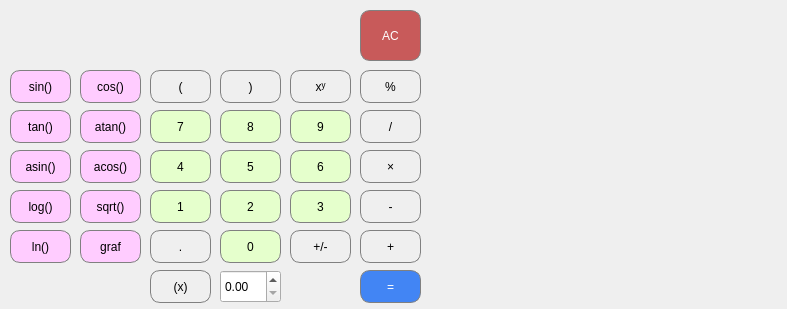
<?xml version="1.0" encoding="UTF-8"?>
<ui version="4.0">
 <class>MainWindow</class>
 <widget class="QMainWindow" name="MainWindow">
  <property name="geometry">
   <rect>
    <x>0</x>
    <y>0</y>
    <width>787</width>
    <height>309</height>
   </rect>
  </property>
  <property name="windowTitle">
   <string>MainWindow</string>
  </property>
  <property name="layoutDirection">
   <enum>Qt::LeftToRight</enum>
  </property>
  <property name="styleSheet">
   <string notr="true"/>
  </property>
  <widget class="QWidget" name="centralwidget">
   <widget class="QLabel" name="res_label">
    <property name="geometry">
     <rect>
      <x>10</x>
      <y>10</y>
      <width>341</width>
      <height>51</height>
     </rect>
    </property>
    <property name="layoutDirection">
     <enum>Qt::RightToLeft</enum>
    </property>
    <property name="styleSheet">
     <string notr="true">QLabel {
  qproperty-alignment: 'AlignVCenter | AlignRight';
  border: 1px solid gray;
  border-radius: 10px;
}

background-color : white;</string>
    </property>
    <property name="text">
     <string/>
    </property>
    <property name="alignment">
     <set>Qt::AlignRight|Qt::AlignTrailing|Qt::AlignVCenter</set>
    </property>
    <property name="margin">
     <number>0</number>
    </property>
   </widget>
   <widget class="QPushButton" name="del">
    <property name="geometry">
     <rect>
      <x>360</x>
      <y>110</y>
      <width>61</width>
      <height>33</height>
     </rect>
    </property>
    <property name="styleSheet">
     <string notr="true">QPushButton {
   border: 1px solid gray;
	border-radius: 10px;
}
QPushButton:pressed {
    background-color: qlineargradient(x1: 0, y1: 0, x2: 0, y2: 1,
                                      stop: 0 #dadbde, stop: 1 #f6f7fa);
}</string>
    </property>
    <property name="text">
     <string>/</string>
    </property>
   </widget>
   <widget class="QPushButton" name="pushButton_draw">
    <property name="geometry">
     <rect>
      <x>80</x>
      <y>230</y>
      <width>61</width>
      <height>33</height>
     </rect>
    </property>
    <property name="styleSheet">
     <string notr="true">QPushButton {
  color: black;
   border: 1px solid gray;
	border-radius: 10px;
   background-color: rgb(255, 204, 255);
}
QPushButton:pressed {
    background-color: qlineargradient(x1: 0, y1: 0, x2: 0, y2: 1,
                                      stop: 0 #dadbde, stop: 1 #f6f7fa);
}</string>
    </property>
    <property name="text">
     <string>graf</string>
    </property>
   </widget>
   <widget class="QPushButton" name="pushButton_mult">
    <property name="geometry">
     <rect>
      <x>360</x>
      <y>150</y>
      <width>61</width>
      <height>33</height>
     </rect>
    </property>
    <property name="styleSheet">
     <string notr="true">QPushButton {
   border: 1px solid gray;
	border-radius: 10px;
}
QPushButton:pressed {
    background-color: qlineargradient(x1: 0, y1: 0, x2: 0, y2: 1,
                                      stop: 0 #dadbde, stop: 1 #f6f7fa);
}</string>
    </property>
    <property name="text">
     <string>×</string>
    </property>
   </widget>
   <widget class="QPushButton" name="pushButton_minus">
    <property name="geometry">
     <rect>
      <x>360</x>
      <y>190</y>
      <width>61</width>
      <height>33</height>
     </rect>
    </property>
    <property name="styleSheet">
     <string notr="true">QPushButton {
   border: 1px solid gray;
	border-radius: 10px;
}
QPushButton:pressed {
    background-color: qlineargradient(x1: 0, y1: 0, x2: 0, y2: 1,
                                      stop: 0 #dadbde, stop: 1 #f6f7fa);
}</string>
    </property>
    <property name="text">
     <string>-</string>
    </property>
   </widget>
   <widget class="QPushButton" name="pushButton_plus">
    <property name="geometry">
     <rect>
      <x>360</x>
      <y>230</y>
      <width>61</width>
      <height>33</height>
     </rect>
    </property>
    <property name="styleSheet">
     <string notr="true">QPushButton {
   border: 1px solid gray;
	border-radius: 10px;
}
QPushButton:pressed {
    background-color: qlineargradient(x1: 0, y1: 0, x2: 0, y2: 1,
                                      stop: 0 #dadbde, stop: 1 #f6f7fa);
}</string>
    </property>
    <property name="text">
     <string>+</string>
    </property>
   </widget>
   <widget class="QPushButton" name="eq">
    <property name="geometry">
     <rect>
      <x>360</x>
      <y>270</y>
      <width>61</width>
      <height>33</height>
     </rect>
    </property>
    <property name="styleSheet">
     <string notr="true">QPushButton {
  background-color: #4285f4;
  border: 1px solid gray;
	border-radius: 10px;
  color: #fff;
}
QPushButton:pressed {
    background-color: qlineargradient(x1: 0, y1: 0, x2: 0, y2: 1,
                                      stop: 0 #dadbde, stop: 1 #f6f7fa);
}</string>
    </property>
    <property name="text">
     <string>=</string>
    </property>
   </widget>
   <widget class="QPushButton" name="pushButton_dot">
    <property name="geometry">
     <rect>
      <x>150</x>
      <y>230</y>
      <width>61</width>
      <height>33</height>
     </rect>
    </property>
    <property name="styleSheet">
     <string notr="true">QPushButton {
   border: 1px solid gray;
	border-radius: 10px;
}
QPushButton:pressed {
    background-color: qlineargradient(x1: 0, y1: 0, x2: 0, y2: 1,
                                      stop: 0 #dadbde, stop: 1 #f6f7fa);
}</string>
    </property>
    <property name="text">
     <string>.</string>
    </property>
   </widget>
   <widget class="QPushButton" name="pushButton_0">
    <property name="geometry">
     <rect>
      <x>220</x>
      <y>230</y>
      <width>61</width>
      <height>33</height>
     </rect>
    </property>
    <property name="styleSheet">
     <string notr="true">QPushButton {
  color: black;
   border: 1px solid gray;
   border-radius: 10px;
   background-color: rgb(229, 255, 204);
}
QPushButton:pressed {
    background-color: qlineargradient(x1: 0, y1: 0, x2: 0, y2: 1,
                                      stop: 0 #dadbde, stop: 1 #f6f7fa);
}</string>
    </property>
    <property name="text">
     <string>0</string>
    </property>
   </widget>
   <widget class="QPushButton" name="pushButton_4">
    <property name="geometry">
     <rect>
      <x>150</x>
      <y>150</y>
      <width>61</width>
      <height>33</height>
     </rect>
    </property>
    <property name="styleSheet">
     <string notr="true">QPushButton {
  color: black;
   border: 1px solid gray;
   border-radius: 10px;
   background-color: rgb(229, 255, 204);
}
QPushButton:pressed {
    background-color: qlineargradient(x1: 0, y1: 0, x2: 0, y2: 1,
                                      stop: 0 #dadbde, stop: 1 #f6f7fa);
}</string>
    </property>
    <property name="text">
     <string>4</string>
    </property>
   </widget>
   <widget class="QPushButton" name="pushButton_9">
    <property name="geometry">
     <rect>
      <x>290</x>
      <y>110</y>
      <width>61</width>
      <height>33</height>
     </rect>
    </property>
    <property name="styleSheet">
     <string notr="true">QPushButton {
  color: black;
   border: 1px solid gray;
   border-radius: 10px;
   background-color: rgb(229, 255, 204);
}
QPushButton:pressed {
    background-color: qlineargradient(x1: 0, y1: 0, x2: 0, y2: 1,
                                      stop: 0 #dadbde, stop: 1 #f6f7fa);
}</string>
    </property>
    <property name="text">
     <string>9</string>
    </property>
   </widget>
   <widget class="QPushButton" name="pushButton_8">
    <property name="geometry">
     <rect>
      <x>220</x>
      <y>110</y>
      <width>61</width>
      <height>33</height>
     </rect>
    </property>
    <property name="styleSheet">
     <string notr="true">QPushButton {
  color: black;
   border: 1px solid gray;
   border-radius: 10px;
   background-color: rgb(229, 255, 204);
}
QPushButton:pressed {
    background-color: qlineargradient(x1: 0, y1: 0, x2: 0, y2: 1,
                                      stop: 0 #dadbde, stop: 1 #f6f7fa);
}</string>
    </property>
    <property name="text">
     <string>8</string>
    </property>
   </widget>
   <widget class="QPushButton" name="pushButton_7">
    <property name="geometry">
     <rect>
      <x>150</x>
      <y>110</y>
      <width>61</width>
      <height>33</height>
     </rect>
    </property>
    <property name="styleSheet">
     <string notr="true">QPushButton {
  color: black;
   border: 1px solid gray;
   border-radius: 10px;
   background-color: rgb(229, 255, 204);
}
QPushButton:pressed {
    background-color: qlineargradient(x1: 0, y1: 0, x2: 0, y2: 1,
                                      stop: 0 #dadbde, stop: 1 #f6f7fa);
}</string>
    </property>
    <property name="text">
     <string>7</string>
    </property>
   </widget>
   <widget class="QPushButton" name="pushButton_6">
    <property name="geometry">
     <rect>
      <x>290</x>
      <y>150</y>
      <width>61</width>
      <height>33</height>
     </rect>
    </property>
    <property name="styleSheet">
     <string notr="true">QPushButton {
  color: black;
   border: 1px solid gray;
   border-radius: 10px;
   background-color: rgb(229, 255, 204);
}
QPushButton:pressed {
    background-color: qlineargradient(x1: 0, y1: 0, x2: 0, y2: 1,
                                      stop: 0 #dadbde, stop: 1 #f6f7fa);
}</string>
    </property>
    <property name="text">
     <string>6</string>
    </property>
   </widget>
   <widget class="QPushButton" name="pushButton_5">
    <property name="geometry">
     <rect>
      <x>220</x>
      <y>150</y>
      <width>61</width>
      <height>33</height>
     </rect>
    </property>
    <property name="styleSheet">
     <string notr="true">QPushButton {
  color: black;
   border: 1px solid gray;
   border-radius: 10px;
   background-color: rgb(229, 255, 204);
}
QPushButton:pressed {
    background-color: qlineargradient(x1: 0, y1: 0, x2: 0, y2: 1,
                                      stop: 0 #dadbde, stop: 1 #f6f7fa);
}</string>
    </property>
    <property name="text">
     <string>5</string>
    </property>
   </widget>
   <widget class="QPushButton" name="pushButton_3">
    <property name="geometry">
     <rect>
      <x>290</x>
      <y>190</y>
      <width>61</width>
      <height>33</height>
     </rect>
    </property>
    <property name="styleSheet">
     <string notr="true">QPushButton {
  color: black;
   border: 1px solid gray;
   border-radius: 10px;
   background-color: rgb(229, 255, 204);
}
QPushButton:pressed {
    background-color: qlineargradient(x1: 0, y1: 0, x2: 0, y2: 1,
                                      stop: 0 #dadbde, stop: 1 #f6f7fa);
}</string>
    </property>
    <property name="text">
     <string>3</string>
    </property>
   </widget>
   <widget class="QPushButton" name="pushButton_2">
    <property name="geometry">
     <rect>
      <x>220</x>
      <y>190</y>
      <width>61</width>
      <height>33</height>
     </rect>
    </property>
    <property name="styleSheet">
     <string notr="true">QPushButton {
  color: black;
   border: 1px solid gray;
   border-radius: 10px;
   background-color: rgb(229, 255, 204);
}
QPushButton:pressed {
    background-color: qlineargradient(x1: 0, y1: 0, x2: 0, y2: 1,
                                      stop: 0 #dadbde, stop: 1 #f6f7fa);
}</string>
    </property>
    <property name="text">
     <string>2</string>
    </property>
   </widget>
   <widget class="QPushButton" name="pushButton_1">
    <property name="geometry">
     <rect>
      <x>150</x>
      <y>190</y>
      <width>61</width>
      <height>33</height>
     </rect>
    </property>
    <property name="styleSheet">
     <string notr="true">QPushButton {
  color: black;
   border: 1px solid gray;
   border-radius: 10px;
   background-color: rgb(229, 255, 204);
}
QPushButton:pressed {
    background-color: qlineargradient(x1: 0, y1: 0, x2: 0, y2: 1,
                                      stop: 0 #dadbde, stop: 1 #f6f7fa);
}</string>
    </property>
    <property name="text">
     <string>1</string>
    </property>
   </widget>
   <widget class="QPushButton" name="pushButton_mod">
    <property name="geometry">
     <rect>
      <x>360</x>
      <y>70</y>
      <width>61</width>
      <height>33</height>
     </rect>
    </property>
    <property name="styleSheet">
     <string notr="true">QPushButton {
   border: 1px solid gray;
	border-radius: 10px;
}
QPushButton:pressed {
    background-color: qlineargradient(x1: 0, y1: 0, x2: 0, y2: 1,
                                      stop: 0 #dadbde, stop: 1 #f6f7fa);
}</string>
    </property>
    <property name="text">
     <string>%</string>
    </property>
   </widget>
   <widget class="QPushButton" name="pushButton_acos">
    <property name="geometry">
     <rect>
      <x>80</x>
      <y>150</y>
      <width>61</width>
      <height>33</height>
     </rect>
    </property>
    <property name="styleSheet">
     <string notr="true">QPushButton {
  color: black;
   border: 1px solid gray;
	border-radius: 10px;
   background-color: rgb(255, 204, 255);
}
QPushButton:pressed {
    background-color: qlineargradient(x1: 0, y1: 0, x2: 0, y2: 1,
                                      stop: 0 #dadbde, stop: 1 #f6f7fa);
}</string>
    </property>
    <property name="text">
     <string>acos()</string>
    </property>
   </widget>
   <widget class="QPushButton" name="pushButton_tan">
    <property name="geometry">
     <rect>
      <x>10</x>
      <y>110</y>
      <width>61</width>
      <height>33</height>
     </rect>
    </property>
    <property name="styleSheet">
     <string notr="true">QPushButton {
  color: black;
   border: 1px solid gray;
	border-radius: 10px;
   background-color: rgb(255, 204, 255);
}
QPushButton:pressed {
    background-color: qlineargradient(x1: 0, y1: 0, x2: 0, y2: 1,
                                      stop: 0 #dadbde, stop: 1 #f6f7fa);
}</string>
    </property>
    <property name="text">
     <string>tan()</string>
    </property>
   </widget>
   <widget class="QPushButton" name="pow">
    <property name="geometry">
     <rect>
      <x>290</x>
      <y>70</y>
      <width>61</width>
      <height>33</height>
     </rect>
    </property>
    <property name="styleSheet">
     <string notr="true">QPushButton {
   border: 1px solid gray;
	border-radius: 10px;
}
QPushButton:pressed {
    background-color: qlineargradient(x1: 0, y1: 0, x2: 0, y2: 1,
                                      stop: 0 #dadbde, stop: 1 #f6f7fa);
}</string>
    </property>
    <property name="text">
     <string>xʸ</string>
    </property>
   </widget>
   <widget class="QPushButton" name="pushButton_minPlus">
    <property name="geometry">
     <rect>
      <x>290</x>
      <y>230</y>
      <width>61</width>
      <height>33</height>
     </rect>
    </property>
    <property name="styleSheet">
     <string notr="true">QPushButton {
   border: 1px solid gray;
	border-radius: 10px;
}
QPushButton:pressed {
    background-color: qlineargradient(x1: 0, y1: 0, x2: 0, y2: 1,
                                      stop: 0 #dadbde, stop: 1 #f6f7fa);
}</string>
    </property>
    <property name="text">
     <string>+/-</string>
    </property>
   </widget>
   <widget class="QPushButton" name="pushButton_X">
    <property name="geometry">
     <rect>
      <x>150</x>
      <y>270</y>
      <width>61</width>
      <height>33</height>
     </rect>
    </property>
    <property name="styleSheet">
     <string>QPushButton {
   border: 1px solid gray;
	border-radius: 10px;
}
QPushButton:pressed {
    background-color: qlineargradient(x1: 0, y1: 0, x2: 0, y2: 1,
                                      stop: 0 #dadbde, stop: 1 #f6f7fa);
}</string>
    </property>
    <property name="text">
     <string>(x)</string>
    </property>
   </widget>
   <widget class="QPushButton" name="pushButton_ln">
    <property name="geometry">
     <rect>
      <x>10</x>
      <y>230</y>
      <width>61</width>
      <height>33</height>
     </rect>
    </property>
    <property name="styleSheet">
     <string notr="true">QPushButton {
  color: black;
   border: 1px solid gray;
	border-radius: 10px;
   background-color: rgb(255, 204, 255);
}
QPushButton:pressed {
    background-color: qlineargradient(x1: 0, y1: 0, x2: 0, y2: 1,
                                      stop: 0 #dadbde, stop: 1 #f6f7fa);
}</string>
    </property>
    <property name="text">
     <string>ln()</string>
    </property>
   </widget>
   <widget class="QPushButton" name="pushButton_log">
    <property name="geometry">
     <rect>
      <x>10</x>
      <y>190</y>
      <width>61</width>
      <height>33</height>
     </rect>
    </property>
    <property name="styleSheet">
     <string notr="true">QPushButton {
  color: black;
   border: 1px solid gray;
	border-radius: 10px;
   background-color: rgb(255, 204, 255);
}
QPushButton:pressed {
    background-color: qlineargradient(x1: 0, y1: 0, x2: 0, y2: 1,
                                      stop: 0 #dadbde, stop: 1 #f6f7fa);
}</string>
    </property>
    <property name="text">
     <string>log()</string>
    </property>
   </widget>
   <widget class="QPushButton" name="pushButton_sqrt">
    <property name="geometry">
     <rect>
      <x>80</x>
      <y>190</y>
      <width>61</width>
      <height>33</height>
     </rect>
    </property>
    <property name="styleSheet">
     <string notr="true">QPushButton {
  color: black;
   border: 1px solid gray;
	border-radius: 10px;
   background-color: rgb(255, 204, 255);
}
QPushButton:pressed {
    background-color: qlineargradient(x1: 0, y1: 0, x2: 0, y2: 1,
                                      stop: 0 #dadbde, stop: 1 #f6f7fa);
}</string>
    </property>
    <property name="text">
     <string>sqrt()</string>
    </property>
   </widget>
   <widget class="QPushButton" name="pushButton_atan">
    <property name="geometry">
     <rect>
      <x>80</x>
      <y>110</y>
      <width>61</width>
      <height>33</height>
     </rect>
    </property>
    <property name="styleSheet">
     <string notr="true">QPushButton {
  color: black;
   border: 1px solid gray;
	border-radius: 10px;
   background-color: rgb(255, 204, 255);
}
QPushButton:pressed {
    background-color: qlineargradient(x1: 0, y1: 0, x2: 0, y2: 1,
                                      stop: 0 #dadbde, stop: 1 #f6f7fa);
}</string>
    </property>
    <property name="text">
     <string>atan()</string>
    </property>
   </widget>
   <widget class="QPushButton" name="pushButton_asin">
    <property name="geometry">
     <rect>
      <x>10</x>
      <y>150</y>
      <width>61</width>
      <height>33</height>
     </rect>
    </property>
    <property name="styleSheet">
     <string notr="true">QPushButton {
  color: black;
   border: 1px solid gray;
	border-radius: 10px;
   background-color: rgb(255, 204, 255);
}
QPushButton:pressed {
    background-color: qlineargradient(x1: 0, y1: 0, x2: 0, y2: 1,
                                      stop: 0 #dadbde, stop: 1 #f6f7fa);
}</string>
    </property>
    <property name="text">
     <string>asin()</string>
    </property>
   </widget>
   <widget class="QPushButton" name="pushButton_cos">
    <property name="geometry">
     <rect>
      <x>80</x>
      <y>70</y>
      <width>61</width>
      <height>33</height>
     </rect>
    </property>
    <property name="styleSheet">
     <string notr="true">QPushButton {
  color: black;
   border: 1px solid gray;
	border-radius: 10px;
   background-color: rgb(255, 204, 255);
}
QPushButton:pressed {
    background-color: qlineargradient(x1: 0, y1: 0, x2: 0, y2: 1,
                                      stop: 0 #dadbde, stop: 1 #f6f7fa);
}</string>
    </property>
    <property name="text">
     <string>cos()</string>
    </property>
   </widget>
   <widget class="QPushButton" name="pushButton_sin">
    <property name="geometry">
     <rect>
      <x>10</x>
      <y>70</y>
      <width>61</width>
      <height>33</height>
     </rect>
    </property>
    <property name="styleSheet">
     <string notr="true">QPushButton {
  color: black;
   border: 1px solid gray;
	border-radius: 10px;
   background-color: rgb(255, 204, 255);
}
QPushButton:pressed {
    background-color: qlineargradient(x1: 0, y1: 0, x2: 0, y2: 1,
                                      stop: 0 #dadbde, stop: 1 #f6f7fa);
}</string>
    </property>
    <property name="text">
     <string>sin()</string>
    </property>
   </widget>
   <widget class="QPushButton" name="bracket_open">
    <property name="geometry">
     <rect>
      <x>150</x>
      <y>70</y>
      <width>61</width>
      <height>33</height>
     </rect>
    </property>
    <property name="styleSheet">
     <string notr="true">QPushButton {
   border: 1px solid gray;
	border-radius: 10px;
}
QPushButton:pressed {
    background-color: qlineargradient(x1: 0, y1: 0, x2: 0, y2: 1,
                                      stop: 0 #dadbde, stop: 1 #f6f7fa);
}</string>
    </property>
    <property name="text">
     <string>(</string>
    </property>
   </widget>
   <widget class="QPushButton" name="bracket_close">
    <property name="geometry">
     <rect>
      <x>220</x>
      <y>70</y>
      <width>61</width>
      <height>33</height>
     </rect>
    </property>
    <property name="styleSheet">
     <string notr="true">QPushButton {
   border: 1px solid gray;
	border-radius: 10px;
}
QPushButton:pressed {
    background-color: qlineargradient(x1: 0, y1: 0, x2: 0, y2: 1,
                                      stop: 0 #dadbde, stop: 1 #f6f7fa);
}</string>
    </property>
    <property name="text">
     <string>)</string>
    </property>
   </widget>
   <widget class="QPushButton" name="pushButton_clear">
    <property name="geometry">
     <rect>
      <x>360</x>
      <y>10</y>
      <width>61</width>
      <height>51</height>
     </rect>
    </property>
    <property name="styleSheet">
     <string notr="true">QPushButton {
   border: 1px solid gray;
	border-radius: 10px;
   background-color: rgb(200, 90, 90);
  color: white;
}
QPushButton:pressed {
    background-color: qlineargradient(x1: 0, y1: 0, x2: 0, y2: 1,
                                      stop: 0 #dadbde, stop: 1 #f6f7fa);
}</string>
    </property>
    <property name="text">
     <string>AC</string>
    </property>
   </widget>
   <widget class="QDoubleSpinBox" name="doubleSpinBox">
    <property name="geometry">
     <rect>
      <x>220</x>
      <y>270</y>
      <width>61</width>
      <height>33</height>
     </rect>
    </property>
   </widget>
  </widget>
 </widget>
 <resources/>
 <connections/>
</ui>
